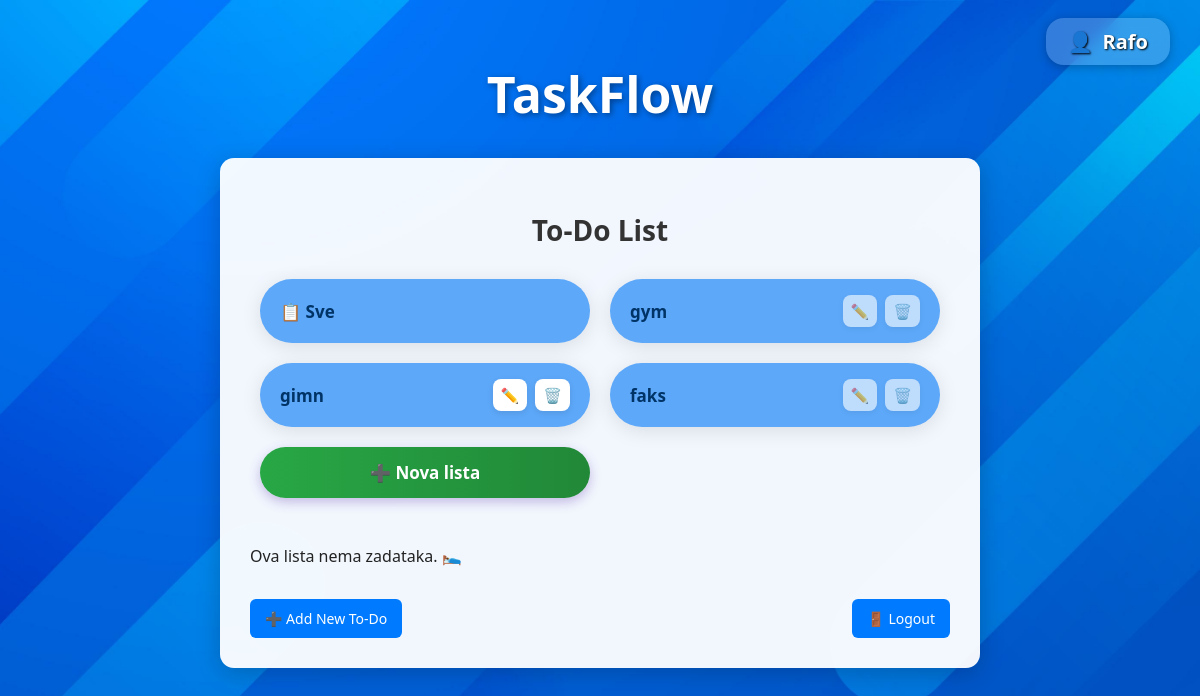
/?list=48 (signed in), run on an earlier commit of the app's database.
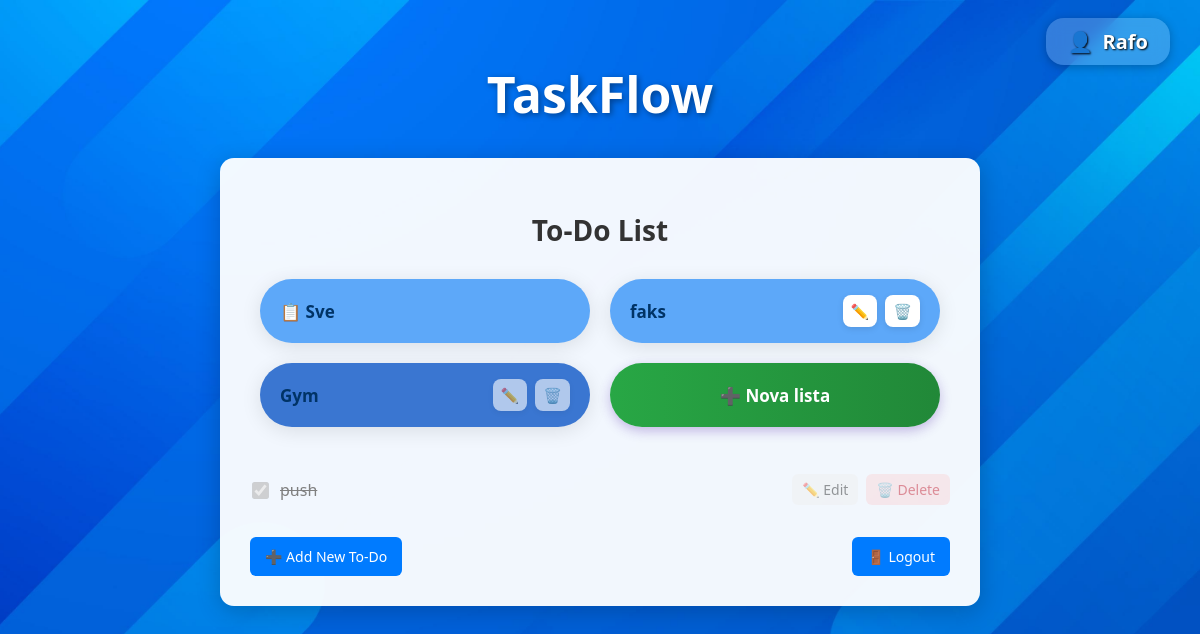
And on a later commit of the database.
### todo/models.py (models this page shows, shortened)
class TaskList(models.Model):
    name = models.CharField(max_length=100)
    user = models.ForeignKey(User, on_delete=models.CASCADE)  # vlasnik liste
    shared_with = models.ManyToManyField(User, related_name='shared_lists', blank=True)  # dijeljenje s drugim korisnicima

class Todo(models.Model):
    user = models.ForeignKey(User, on_delete=models.CASCADE)
    title = models.CharField(max_length=100)
    completed = models.BooleanField(default=False)
    deadline = models.DateField(null=True, blank=True)
    list = models.ForeignKey(TaskList, on_delete=models.CASCADE, related_name='todos')

### todo/views.py (the view)
# urls.py: path('', views.todo_list, name='todo_list'),
@login_required
def todo_list(request):
    list_id = request.GET.get('list')
    task_lists = TaskList.objects.filter(
        Q(user=request.user) | Q(shared_with=request.user)
    ).distinct()
    if list_id:
        todos = Todo.objects.filter(
            Q(list_id=list_id),
            Q(list__user=request.user) | Q(list__shared_with=request.user)
        ).distinct()
    else:
        todos = Todo.objects.filter(
            Q(list__user=request.user) | Q(list__shared_with=request.user)
        ).distinct()
    today = date.today()
    return render(request, 'todo/todo_list.html', {
        'todos': todos,
        'today': today,
        'task_lists': task_lists,
        'active_list_id': int(list_id) if list_id else None,
    })

### templates/todo/todo_list.html (shortened to what this page needs)
{% load static %}
<!DOCTYPE html>
<html lang="en">
<head>
</head>
<body>
  <div class="user-info-card">👤 <strong>{{ request.user.username }}</strong></div>
  <div class="logo-header">TaskFlow</div>
  <div class="todo-box">
    <h2>To-Do List</h2>
    <div class="tasklist-links">
      <div class="list-wrapper {% if not active_list_id %}active{% endif %}">
        <a href="/" class="list-name">📋 Sve</a>
      </div>
      {% for task_list in task_lists %}
        <div class="list-wrapper {% if task_list.id == active_list_id %}active{% endif %}">
          <a href="{% if task_list.id == active_list_id %}/{% else %}?list={{ task_list.id }}{% endif %}" class="list-name">{{ task_list.name }}</a>
          <div class="list-actions">
            {% if task_list.user == request.user %}
              <a href="javascript:void(0);" onclick="openEditModal({{ task_list.id }}, '{{ task_list.name|escapejs }}')" title="Uredi">✏️</a>
              <a href="javascript:void(0);" onclick="deleteList({{ task_list.id }})" title="Obriši">🗑️</a>
            {% else %}
              <a href="javascript:void(0);" onclick="showNotAllowedModal('{{ task_list.user.username }}')" style="opacity: 0.6; cursor: pointer;">✏️</a>
              <a href="javascript:void(0);" onclick="showNotAllowedModal('{{ task_list.user.username }}')" style="opacity: 0.6; cursor: pointer;">🗑️</a>
            {% endif %}
          </div>
        </div>
      {% endfor %}
      <a href="{% url 'add_list' %}" class="add-list-btn">➕ Nova lista</a>
    </div>
    <ul>
      {% for todo in todos %}
        <li>
          <div class="todo-content">
            {% if todo.user == request.user %}
              <form method="POST" action="{% url 'toggle_completed' todo.pk %}{% if active_list_id %}?list={{ active_list_id }}{% endif %}">
                {% csrf_token %}
                <label class="todo-title {% if todo.completed %}completed{% endif %}">
                  <input type="checkbox" onchange="this.form.submit()" {% if todo.completed %}checked{% endif %} />
                  {{ todo.title }}
                </label>
              </form>
            {% else %}
              <label class="todo-title {% if todo.completed %}completed{% endif %}">
                <input type="checkbox" disabled {% if todo.completed %}checked{% endif %} onclick="showNotAllowedModal('{{ todo.user.username }}')" />
                {{ todo.title }}
              </label>
            {% endif %}
          </div>
          <div class="todo-buttons">
            {% if todo.user == request.user %}
              <a href="{% url 'edit_todo' todo.pk %}" class="edit-btn">✏️ Edit</a>
              <a href="{% url 'delete_todo' todo.pk %}" class="delete-btn">🗑️ Delete</a>
            {% else %}
              <a href="javascript:void(0);" onclick="showNotAllowedModal('{{ todo.user.username }}')" class="edit-btn" style="opacity: 0.5; cursor: pointer;">✏️ Edit</a>
              <a href="javascript:void(0);" onclick="showNotAllowedModal('{{ todo.user.username }}')" class="delete-btn" style="opacity: 0.5; cursor: pointer;">🗑️ Delete</a>
            {% endif %}
          </div>
        </li>
      {% empty %}
        <li style="text-align: center;">Ova lista nema zadataka. 🛌</li>
      {% endfor %}
    </ul>
    <div class="todo-actions">
      <a href="{% url 'add_todo' %}{% if active_list_id %}?list={{ active_list_id }}{% endif %}">➕ Add New To-Do</a>
      <a href="{% url 'logout' %}">🚪 Logout</a>
    </div>
  </div>
</body>
</html>

What changed in the data, as far as the page shows it:
removed TaskList: name "gym"
removed TaskList: name "gimn"
added TaskList: name "Gym"
added Todo: completed "☑", title "push"
Also different on the page:
text no longer shown: "Ova lista nema zadataka. 🛌"
